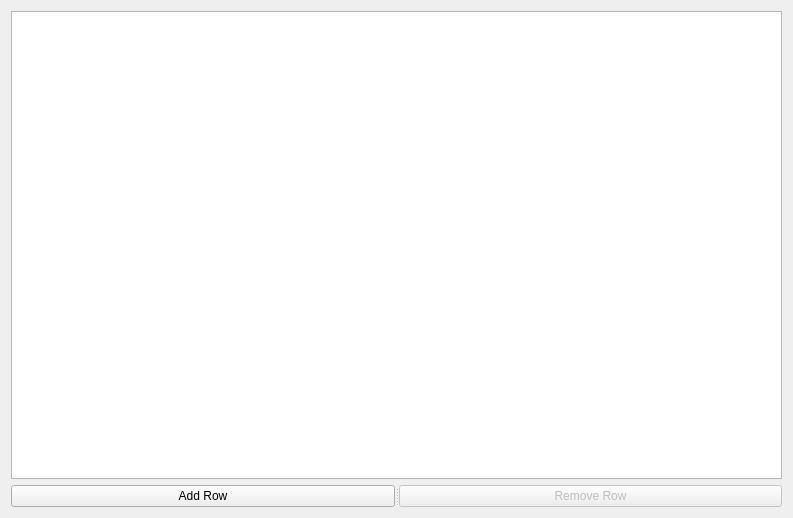
<?xml version="1.0" encoding="UTF-8"?>
<ui version="4.0">
 <class>TabMiscellaneous</class>
 <widget class="QWidget" name="TabMiscellaneous">
  <property name="geometry">
   <rect>
    <x>0</x>
    <y>0</y>
    <width>793</width>
    <height>518</height>
   </rect>
  </property>
  <property name="windowTitle">
   <string>Form</string>
  </property>
  <layout class="QGridLayout" name="gridLayout">
   <item row="1" column="0">
    <widget class="QSplitter" name="splitter">
     <property name="orientation">
      <enum>Qt::Horizontal</enum>
     </property>
     <widget class="QPushButton" name="add">
      <property name="sizePolicy">
       <sizepolicy hsizetype="Minimum" vsizetype="Fixed">
        <horstretch>1</horstretch>
        <verstretch>0</verstretch>
       </sizepolicy>
      </property>
      <property name="text">
       <string>Add Row</string>
      </property>
     </widget>
     <widget class="QPushButton" name="remove">
      <property name="enabled">
       <bool>false</bool>
      </property>
      <property name="sizePolicy">
       <sizepolicy hsizetype="Minimum" vsizetype="Fixed">
        <horstretch>1</horstretch>
        <verstretch>0</verstretch>
       </sizepolicy>
      </property>
      <property name="text">
       <string>Remove Row</string>
      </property>
     </widget>
    </widget>
   </item>
   <item row="0" column="0">
    <widget class="QTableView" name="ingredients">
     <property name="sizePolicy">
      <sizepolicy hsizetype="Expanding" vsizetype="Expanding">
       <horstretch>0</horstretch>
       <verstretch>0</verstretch>
      </sizepolicy>
     </property>
     <property name="sizeAdjustPolicy">
      <enum>QAbstractScrollArea::AdjustToContents</enum>
     </property>
     <property name="showDropIndicator" stdset="0">
      <bool>false</bool>
     </property>
     <property name="alternatingRowColors">
      <bool>true</bool>
     </property>
     <property name="selectionMode">
      <enum>QAbstractItemView::SingleSelection</enum>
     </property>
     <property name="selectionBehavior">
      <enum>QAbstractItemView::SelectRows</enum>
     </property>
    </widget>
   </item>
  </layout>
 </widget>
 <resources/>
 <connections/>
</ui>
